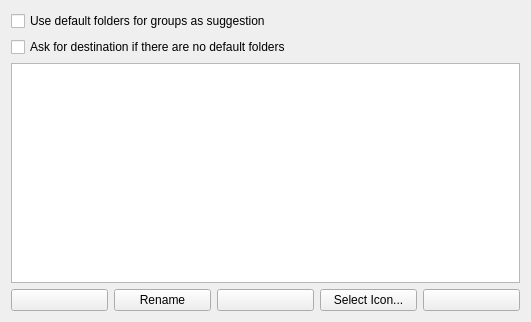
<?xml version="1.0" encoding="UTF-8"?>
<ui version="4.0">
 <class>DlgGroups</class>
 <widget class="QWidget" name="DlgGroups">
  <property name="geometry">
   <rect>
    <x>0</x>
    <y>0</y>
    <width>531</width>
    <height>322</height>
   </rect>
  </property>
  <layout class="QVBoxLayout" name="verticalLayout">
   <item>
    <widget class="QCheckBox" name="kcfg_DirectoriesAsSuggestion">
     <property name="text">
      <string>Use default folders for groups as suggestion</string>
     </property>
    </widget>
   </item>
   <item>
    <widget class="QCheckBox" name="kcfg_AskForDestination">
     <property name="text">
      <string>Ask for destination if there are no default folders</string>
     </property>
    </widget>
   </item>
   <item>
    <widget class="TransfersGroupTree" name="treeView">
     <property name="alternatingRowColors">
      <bool>true</bool>
     </property>
     <property name="selectionMode">
      <enum>QAbstractItemView::ExtendedSelection</enum>
     </property>
     <property name="rootIsDecorated">
      <bool>false</bool>
     </property>
     <property name="itemsExpandable">
      <bool>false</bool>
     </property>
    </widget>
   </item>
   <item>
    <layout class="QHBoxLayout" name="layout">
     <item>
      <widget class="QPushButton" name="add"/>
     </item>
     <item>
      <widget class="QPushButton" name="rename">
       <property name="text">
        <string>Rename</string>
       </property>
      </widget>
     </item>
     <item>
      <widget class="QPushButton" name="remove"/>
     </item>
     <item>
      <widget class="KIconButton" name="selectIcon">
       <property name="text">
        <string>Select Icon...</string>
       </property>
      </widget>
     </item>
     <item>
      <widget class="QPushButton" name="configure"/>
     </item>
    </layout>
   </item>
  </layout>
 </widget>
 <customwidgets>
  <customwidget>
   <class>KIconButton</class>
   <extends>QPushButton</extends>
   <header location="global">kiconbutton.h</header>
  </customwidget>
  <customwidget>
   <class>TransfersGroupTree</class>
   <extends>QTreeView</extends>
   <header>conf/transfersgrouptree.h</header>
  </customwidget>
 </customwidgets>
 <resources/>
 <connections/>
</ui>
